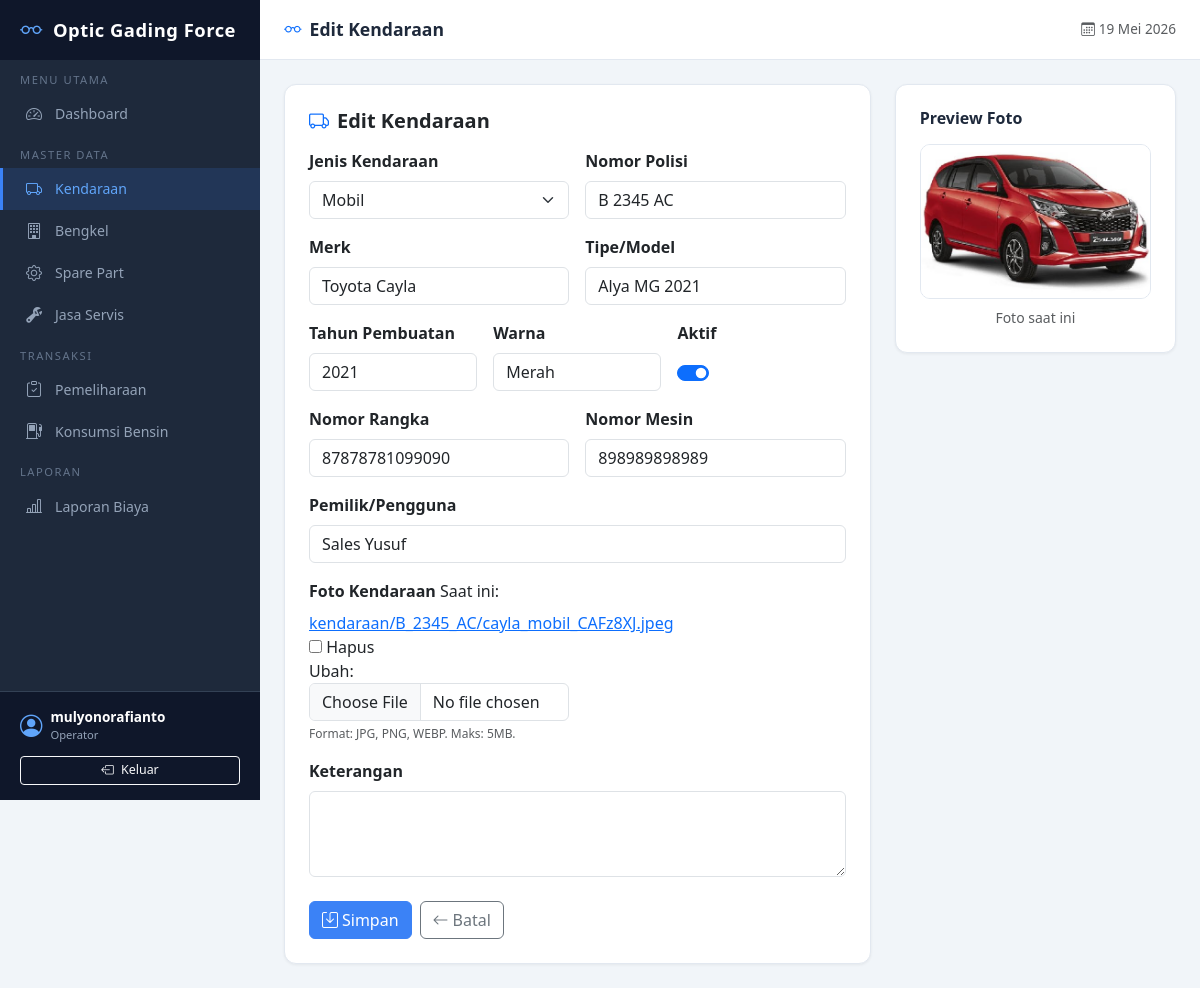
Screenshot of /kendaraan/1/edit/ (signed in) with the database file from the repository.
### pemeliharaan/models.py (models this page shows, shortened)
class Kendaraan(models.Model):
    jenis = models.CharField('Jenis Kendaraan', max_length=20, choices=JENIS_KENDARAAN)
    nomor_polisi = models.CharField('Nomor Polisi', max_length=20, unique=True)
    merk = models.CharField('Merk', max_length=100)
    tipe = models.CharField('Tipe/Model', max_length=100)
    tahun_pembuatan = models.PositiveIntegerField('Tahun Pembuatan')
    warna = models.CharField('Warna', max_length=50)
    no_rangka = models.CharField('Nomor Rangka', max_length=100, blank=True, default='')
    no_mesin = models.CharField('Nomor Mesin', max_length=100, blank=True, default='')
    pemilik_pengguna = models.CharField('Pemilik/Pengguna', max_length=150)
    foto = models.ImageField('Foto Kendaraan', upload_to=kendaraan_foto_path, blank=True, null=True)
    keterangan = models.TextField('Keterangan', blank=True, default='')
    aktif = models.BooleanField('Aktif', default=True)
    tanggal_input = models.DateTimeField('Tanggal Input', auto_now_add=True)
    class Meta:
        app_label = 'pemeliharaan'
        ordering = ['nomor_polisi']
        verbose_name = 'Kendaraan'
        verbose_name_plural = 'Data Kendaraan'

### pemeliharaan/views.py (the view)
# urls.py: path('kendaraan/<int:pk>/edit/', views.kendaraan_update, name='kendaraan_update'),
@login_required
def kendaraan_update(request, pk):
    obj = get_object_or_404(Kendaraan, pk=pk)
    if request.method == 'POST':
        form = KendaraanForm(request.POST, request.FILES, instance=obj) # TAMBAHKAN request.FILES
        if form.is_valid():
            form.save()
            messages.success(request, 'Data kendaraan berhasil diperbarui.')
            return redirect('pemeliharaan:kendaraan_list')
    else:
        form = KendaraanForm(instance=obj)
    return render(request, 'pemeliharaan/kendaraan_form.html', {'form': form, 'title': 'Edit Kendaraan'})

### pemeliharaan/templates/pemeliharaan/kendaraan_form.html (shortened to what this page needs)
{% extends 'pemeliharaan/base.html' %}
{% load custom_filters %}
{% block nav_kendaraan %}active{% endblock %}
{% block page_title %}{{ title }}{% endblock %}
{% block content %}
<div class="row">
    <div class="col-lg-8">
        <div class="data-table p-4">
            <h5 class="mb-3" style="font-weight:600;"><i class="bi bi-truck me-2 text-primary"></i>{{ title }}</h5>
            <form method="post" enctype="multipart/form-data">
                <div class="row g-3">
                    <div class="col-md-6">
                        <label class="form-label fw-semibold">{{ form.jenis.label }}</label>
                        {{ form.jenis }}
                    </div>
                    <div class="col-md-6">
                        <label class="form-label fw-semibold">{{ form.nomor_polisi.label }}</label>
                        {{ form.nomor_polisi }}
                    </div>
                    <div class="col-md-6">
                        <label class="form-label fw-semibold">{{ form.merk.label }}</label>
                        {{ form.merk }}
                    </div>
                    <div class="col-md-6">
                        <label class="form-label fw-semibold">{{ form.tipe.label }}</label>
                        {{ form.tipe }}
                    </div>
                    <div class="col-md-4">
                        <label class="form-label fw-semibold">{{ form.tahun_pembuatan.label }}</label>
                        {{ form.tahun_pembuatan }}
                    </div>
                    <div class="col-md-4">
                        <label class="form-label fw-semibold">{{ form.warna.label }}</label>
                        {{ form.warna }}
                    </div>
                    <div class="col-md-4">
                        <label class="form-label fw-semibold">{{ form.aktif.label }}</label>
                        <div class="form-check form-switch mt-2">
                            {{ form.aktif }}
                        </div>
                    </div>
                    <div class="col-md-6">
                        <label class="form-label fw-semibold">{{ form.no_rangka.label }}</label>
                        {{ form.no_rangka }}
                    </div>
                    <div class="col-md-6">
                        <label class="form-label fw-semibold">{{ form.no_mesin.label }}</label>
                        {{ form.no_mesin }}
                    </div>
                    <div class="col-12">
                        <label class="form-label fw-semibold">{{ form.pemilik_pengguna.label }}</label>
                        {{ form.pemilik_pengguna }}
                    </div>
                    <div class="col-md-6">
                        <label class="form-label fw-semibold">{{ form.foto.label }}</label>
                        {{ form.foto }}
                        <div class="form-text" style="font-size:0.75rem;">Format: JPG, PNG, WEBP. Maks: 5MB.</div>
                    </div>
                    <div class="col-12">
                        <label class="form-label fw-semibold">{{ form.keterangan.label }}</label>
                        {{ form.keterangan }}
                    </div>
                </div>
                <div class="mt-4 d-flex gap-2">
                    <button type="submit" class="btn btn-primary-custom"><i class="bi bi-save me-1"></i>Simpan</button>
                    <a href="{% url 'pemeliharaan:kendaraan_list' %}" class="btn btn-outline-secondary"><i class="bi bi-arrow-left me-1"></i>Batal</a>
                </div>
            </form>
        </div>
    </div>
    <div class="col-lg-4">
        <div class="data-table p-4">
            <h6 class="mb-3" style="font-weight:600; color:#1e293b;">Preview Foto</h6>
            <div id="foto-preview-container">
                {% if form.instance.foto %}
                    <img id="foto-preview" src="{{ form.instance.foto.url }}" alt="Foto Kendaraan" style="width: 100%; max-height: 300px; object-fit: cover; border-radius: 10px; border: 1px solid #e2e8f0;">
                    <small class="d-block text-muted mt-2 text-center">Foto saat ini</small>
                {% endif %}
            </div>
        </div>
    </div>
</div>
{% endblock %}

### pemeliharaan/templates/pemeliharaan/base.html (shortened to what this page needs)
{% load custom_filters %}
<!DOCTYPE html>
<html lang="id">
<head>
    <link href="https://cdn.jsdelivr.net/npm/bootstrap@5.3.2/dist/css/bootstrap.min.css" rel="stylesheet">
    <link href="https://cdn.jsdelivr.net/npm/bootstrap-icons@1.11.3/font/bootstrap-icons.min.css" rel="stylesheet">
</head>
<body>
    <nav class="sidebar" id="sidebar">
        <div class="brand">
            <i class="bi bi-eyeglasses"></i> Optic Gading Force
        </div>
        <div class="nav-menu">
            <div class="nav-section">Menu Utama</div>
            <a href="{% url 'pemeliharaan:dashboard' %}" class="nav-link {% block nav_dashboard %}{% endblock %}">
                <i class="bi bi-speedometer2"></i> Dashboard
            </a>
            <div class="nav-section">Master Data</div>
            <a href="{% url 'pemeliharaan:kendaraan_list' %}" class="nav-link {% block nav_kendaraan %}{% endblock %}">
                <i class="bi bi-truck"></i> Kendaraan
            </a>
            <a href="{% url 'pemeliharaan:bengkel_list' %}" class="nav-link {% block nav_bengkel %}{% endblock %}">
                <i class="bi bi-building"></i> Bengkel
            </a>
            <a href="{% url 'pemeliharaan:sparepart_list' %}" class="nav-link {% block nav_sparepart %}{% endblock %}">
                <i class="bi bi-gear"></i> Spare Part
            </a>
            <a href="{% url 'pemeliharaan:jasaservis_list' %}" class="nav-link {% block nav_jasaservis %}{% endblock %}">
                <i class="bi bi-wrench-adjustable"></i> Jasa Servis
            </a>
            <div class="nav-section">Transaksi</div>
            <a href="{% url 'pemeliharaan:pemeliharaan_list' %}" class="nav-link {% block nav_pemeliharaan %}{% endblock %}">
                <i class="bi bi-clipboard-check"></i> Pemeliharaan
            </a>
            <a href="{% url 'pemeliharaan:bensin_list' %}" class="nav-link {% block nav_bensin %}{% endblock %}">
                <i class="bi bi-fuel-pump"></i> Konsumsi Bensin
            </a>
            <div class="nav-section">Laporan</div>
            <a href="{% url 'pemeliharaan:laporan' %}" class="nav-link {% block nav_laporan %}{% endblock %}">
                <i class="bi bi-bar-chart-line"></i> Laporan Biaya
            </a>
        </div>
        {% if user.is_authenticated %}
        <div class="sidebar-user">
            <div class="d-flex align-items-center text-white mb-2">
                <i class="bi bi-person-circle me-2" style="font-size:1.4rem; color:#60a5fa;"></i>
                <div>
                    <div style="font-size:0.85rem; font-weight:600;">{{ user.get_full_name|default:user.username }}</div>
                    <div style="font-size:0.7rem; color:#94a3b8;">Operator</div>
                </div>
            </div>
            <form method="post" action="{% url 'pemeliharaan:logout' %}">
                <button type="submit" class="btn btn-sm btn-outline-light w-100 mt-1" style="font-size:0.78rem;">
                    <i class="bi bi-box-arrow-left me-1"></i> Keluar
                </button>
            </form>
        </div>
        {% endif %}
    </nav>
    <div class="main-content">
        <div class="topbar">
            <span class="page-title"><i class="bi bi-eyeglasses me-2 text-primary"></i>{% block page_title %}Dashboard{% endblock %}</span>
            <div class="ms-auto d-flex align-items-center gap-3">
                <span class="text-muted d-none d-md-block" style="font-size:0.85rem;">
                    <i class="bi bi-calendar3 me-1"></i>{% now "d M Y" %}
                </span>
            </div>
        </div>
        <div class="content-area">
            {% block content %}{% endblock %}
        </div>
    </div>
</body>
</html>

### pemeliharaan/templates/pemeliharaan/base.html (style rules this page uses)
:root { --sidebar-width: 260px; --sidebar-bg: #1e293b; --sidebar-hover: #334155; --sidebar-active: #3b82f6; --topbar-height: 60px; }
body { background: #f1f5f9; min-height: 100vh; }
.sidebar { width: var(--sidebar-width); height: 100vh; position: fixed; left: 0; top: 0; background: var(--sidebar-bg); color: #cbd5e1; overflow-y: auto; z-index: 1000; transition: transform 0.3s; display: flex; flex-direction: column; }
.sidebar .brand { height: var(--topbar-height); display: flex; align-items: center; padding: 0 20px; background: #0f172a; color: #fff; font-weight: 700; font-size: 1.15rem; letter-spacing: 0.5px; flex-shrink: 0; }
.sidebar .brand i { font-size: 1.4rem; margin-right: 10px; color: #60a5fa; }
.sidebar .nav-menu { flex-grow: 1; }
.sidebar .nav-section { padding: 12px 0 4px 20px; font-size: 0.7rem; text-transform: uppercase; letter-spacing: 1.5px; color: #64748b; }
.sidebar .nav-link { color: #94a3b8; padding: 9px 20px; display: flex; align-items: center; transition: all 0.2s; border-left: 3px solid transparent; font-size: 0.88rem; }
.sidebar .nav-link.active { background: rgba(59,130,246,0.15); color: #60a5fa; border-left-color: var(--sidebar-active); }
.sidebar .nav-link i { width: 22px; margin-right: 10px; text-align: center; font-size: 1rem; }
.sidebar-user { flex-shrink: 0; padding: 15px 20px; background: #0f172a; border-top: 1px solid #334155; margin-top: auto; }
.main-content { margin-left: var(--sidebar-width); min-height: 100vh; display: flex; flex-direction: column; }
.topbar { height: var(--topbar-height); background: #fff; border-bottom: 1px solid #e2e8f0; display: flex; align-items: center; padding: 0 24px; position: sticky; top: 0; z-index: 100; flex-shrink: 0; }
.topbar .page-title { font-weight: 600; font-size: 1.1rem; color: #1e293b; }
.content-area { padding: 24px; flex-grow: 1; }
.data-table { background: #fff; border-radius: 12px; box-shadow: 0 1px 3px rgba(0,0,0,0.06); border: 1px solid #e2e8f0; overflow: hidden; }
.btn-primary-custom { background: #3b82f6; border-color: #3b82f6; color: #fff; }

### rows the page displays
Kendaraan: jenis "Mobil", nomor_polisi "B 2345 AC", merk "Toyota Cayla", tipe "Alya MG 2021", tahun_pembuatan "2021", warna "Merah", aktif "☑", no_rangka "87878781099090", no_mesin "898989898989", pemilik_pengguna "Sales Yusuf", instance.foto (picture)

### other values shown
{{ user.get_full_name|default:user.username }} "mulyonorafianto"
{{ title }} "Edit Kendaraan"
